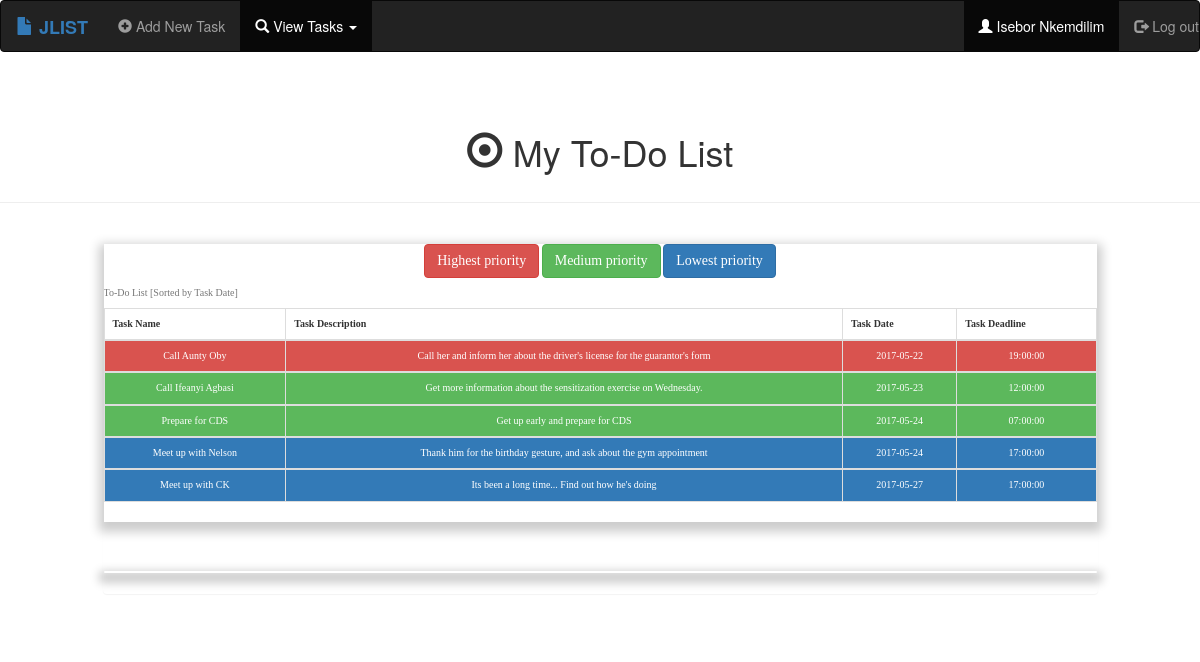
The page /bootviewalltask.php (signed in) on the database its author committed.
### tables this page shows
CREATE TABLE `users` (
  `user_id` int(11) NOT NULL,
  `last_name` varchar(25) NOT NULL,
  `first_name` varchar(25) NOT NULL,
  `email` varchar(50) NOT NULL,
  `password` varchar(25) NOT NULL
);

CREATE TABLE `todo_list` (
  `task_id` int(11) NOT NULL,
  `user_id` int(11) NOT NULL,
  `date_of_task` date NOT NULL,
  `priority_id` int(11) NOT NULL,
  `task_name` varchar(255) NOT NULL,
  `task_description` varchar(255) NOT NULL,
  `task_deadline` time NOT NULL
);

### session.php (called while the page is built, shortened)
<?php
include 'config.php';
?>
<?php
$id = $_SESSION['user_id'];
$qry = $conn->query("SELECT * FROM users WHERE user_id = '$id' ");
$row = mysqli_fetch_array($qry);
$user_id = $row['user_id'];
$lname = $row['last_name'];
$fname = $row['first_name'];
?>

### bootviewalltask.php (the view, shortened to what this page needs)
<?php
include  'config.php';
include  'session.php';
?>
<!DOCTYPE html>
<html lang="en">
<head>
  <link rel="stylesheet" href="https://maxcdn.bootstrapcdn.com/bootstrap/3.3.7/css/bootstrap.min.css">
    <link rel="stylesheet" type="text/css" href="style.css">
</head>
<body>
<nav class="navbar navbar-inverse">
  <div class="container-fluid1">
    <div class="navbar-brand">
      <strong>
        <a href="bootwelcome.php"><span class="glyphicon glyphicon-file"></span> JLIST</a>
      </strong>
    </div>
    <ul class="nav navbar-nav">
        <li><a href="bootaddtask.php"><span class="glyphicon glyphicon-plus-sign"></span> Add New Task</a></li>
        <li class="dropdown active">
        <a class="dropdown-toggle" data-toggle="dropdown" href="#"><span class="glyphicon glyphicon-search"></span> View Tasks
        <span class="caret"></span></a>
      </li>
      </ul>
    <ul class="nav navbar-nav navbar-right">
    <li class="active"><a href="#"><span class="glyphicon glyphicon-user"></span> <?php echo $lname.' '.$fname;?></a></li>
      <li><a href="bootlogout.php"><span class="glyphicon glyphicon-log-out"></span> Log out</a></li>
    </ul>
  </div>
</nav>
<div class="page-header">
  <h1><span class="glyphicon glyphicon-record"></span>   My To-Do List</h1>
</div>
<div class="row content">
    <div class="col-sm-1">
    </div>
    <div class="col-sm-10">
<div id="container" class="panel">
<?php
$qry = $conn->query("SELECT * FROM todo_list WHERE user_id = '$user_id' ORDER BY priority_id ASC ");
$row = mysqli_num_rows($qry);
if($row == 0){
?>
<div class="list-group-item1 media">
    <h1>No Record</h1>
</div>
<?php
}
else{
$per_page = 5;
$start = isset($_GET['start']) ? $_GET['start']: '';
if(!$start)
$start=0;
$getquery = $conn->query("SELECT * FROM todo_list WHERE user_id = '$user_id' ORDER BY date_of_task ASC LIMIT $start, $per_page");
?>
<div class="list-group-item1 media">
<span class="help_block">
<button class="btn btn-danger">Highest priority</button>
<button class="btn btn-success">Medium priority</button>
<button class="btn btn-primary">Lowest priority</button>
</span>
<div class="table-responsive table-striped">
 <table class="table table-bordered">
    <caption>To-Do List [Sorted by Task Date]</caption>
    <thead>
    <tr>
         <th>Task Name</th>
         <th>Task Description</th>
         <th>Task Date</th>
         <th>Task Deadline</th>
    </tr>
    </thead>
<?php
while($row =mysqli_fetch_array($getquery)){
    $priority = $row['priority_id'];
    ?>
    <tbody>
    <?php
    	if($priority == 1)
    		$col = 'danger';
    	if($priority == 2)
    		$col = 'success';
    	if($priority == 3)
    		$col = 'primary';
    ?>
    <tr class="btn-<?php echo $col; ?>">
         <td><?php echo $row['task_name'];?></td>
         <td><?php echo $row['task_description'];?></td>
         <td><?php echo $row['date_of_task']; ?></td>
         <td><?php echo $row['task_deadline'];?></td>
	</tr>
    </tbody>
<?php
}
?>
</table>
</div>
</div>
<?php
echo "<center>";
echo "<div class='panel' style='margin-top:5%;box-shadow: 0 5px 10px 5px rgba(0,0,0,0.2);'>";
echo "</div>";
echo "</center>";
}
?>
</div>
    </div>
    <div class="col-sm-1">
    </div>
</div>
 <br><br><br><br>
</body>
</html>

### style.css (style rules this page uses)
.container-fluid1 { padding-top: 0px; padding-bottom: 0px; }
.row { padding-top: 20px; padding-bottom: 20px; }
.page-header { padding-top: 20px; padding-bottom: 20px; text-align: center; }
a { text-decoration: none; }
.panel { height:auto; width: auto; }
.list-group-item1 { text-align:center; font-family:Aerial; font-size:10px; background-color:white; box-shadow: 0 5px 10px 5px rgba(0,0,0,0.2); }

### rows shown on the page
users: last_name "Isebor", first_name "Nkemdilim"
todo_list: task_name "Call Aunty Oby", task_description "Call her and inform her about the driver's license for the guarantor's form", date_of_task "2017-05-22", task_deadline "19:00:00"
todo_list: task_name "Call Ifeanyi Agbasi", task_description "Get more information about the sensitization exercise on Wednesday.", date_of_task "2017-05-23", task_deadline "12:00:00"
todo_list: task_name "Prepare for CDS", task_description "Get up early and prepare for CDS", date_of_task "2017-05-24", task_deadline "07:00:00"
todo_list: task_name "Meet up with Nelson", task_description "Thank him for the birthday gesture, and ask about the gym appointment", date_of_task "2017-05-24", task_deadline "17:00:00"
todo_list: task_name "Meet up with CK", task_description "Its been a long time... Find out how he's doing", date_of_task "2017-05-27", task_deadline "17:00:00"
